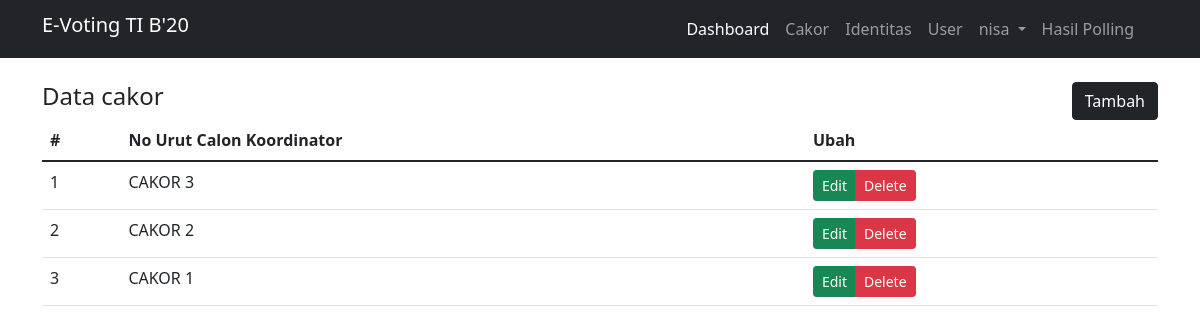
Screenshot of /EvotingKel8/back/index.php?page=cakor (signed in) with the database file from the repository.
### tables this page shows
CREATE TABLE `cakor` (
  `id_ckr` int(12) NOT NULL,
  `nu_ckr` varchar(50) NOT NULL
);

### EvotingKel8/back/cakor/index.php (the view, shortened to what this page needs)
<div class="row">
    <div class="col-md-12">
        <div class="d-flex justify-content-between">
            <h4>Data cakor</h4>
            <a href="index.php?page=cakor_create" class="btn btn-dark">Tambah</a>
        </div>
        <div class="table-responsive">
            <table class="table">
                <thead>
                    <tr>
                        <th>#</th>
                        <th>No Urut Calon Koordinator</th>
                        <th>Ubah</th>
                    </tr>
                </thead>
                <tbody>
                    <?php
                        $query = mysqli_query($koneksi, "SELECT * FROM cakor ORDER BY nu_ckr DESC");
                        $no = 1;
                        if (mysqli_num_rows($query) > 0) {
                            foreach ($query as $data){
                    ?>
                    <tr>
                        <td><?= $no++ ?></td>
                        <td><?= $data['nu_ckr'] ?></td>
                        <td>
                            <div class="btn-group">
                                <a href="index.php?page=cakor_edit&id=<?= $data['id_ckr'] ?>"
                                    class="btn btn-sm btn-success">Edit</a>
                                <a href="index.php?page=cakor_delete&id=<?= $data['id_ckr'] ?>"
                                    class="btn btn-sm btn-danger"
                                    onclick="return confirm('Apakah anda yakin ingin menghapus data ini ?')">Delete</a>
                            </div>
                        </td>
                    </tr>
                    <?php
                            }
                        }
                    ?>
                </tbody>
            </table>
        </div>
    </div>
</div>

### rows the page displays
cakor: nu_ckr "CAKOR 3"
cakor: nu_ckr "CAKOR 2"
cakor: nu_ckr "CAKOR 1"

### other values shown
$_SESSION['nama'] "nisa"
